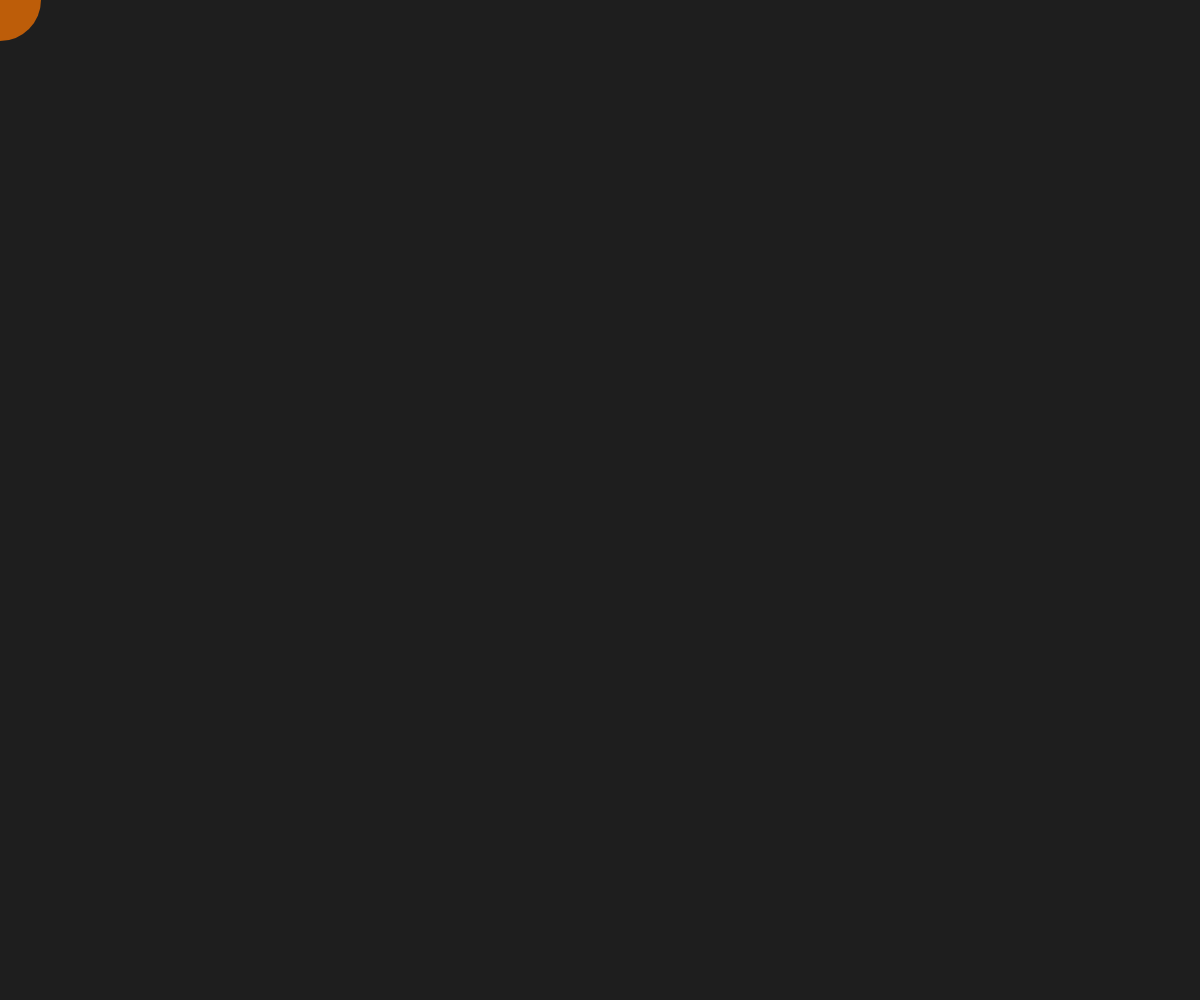
Frame 1 (no input)
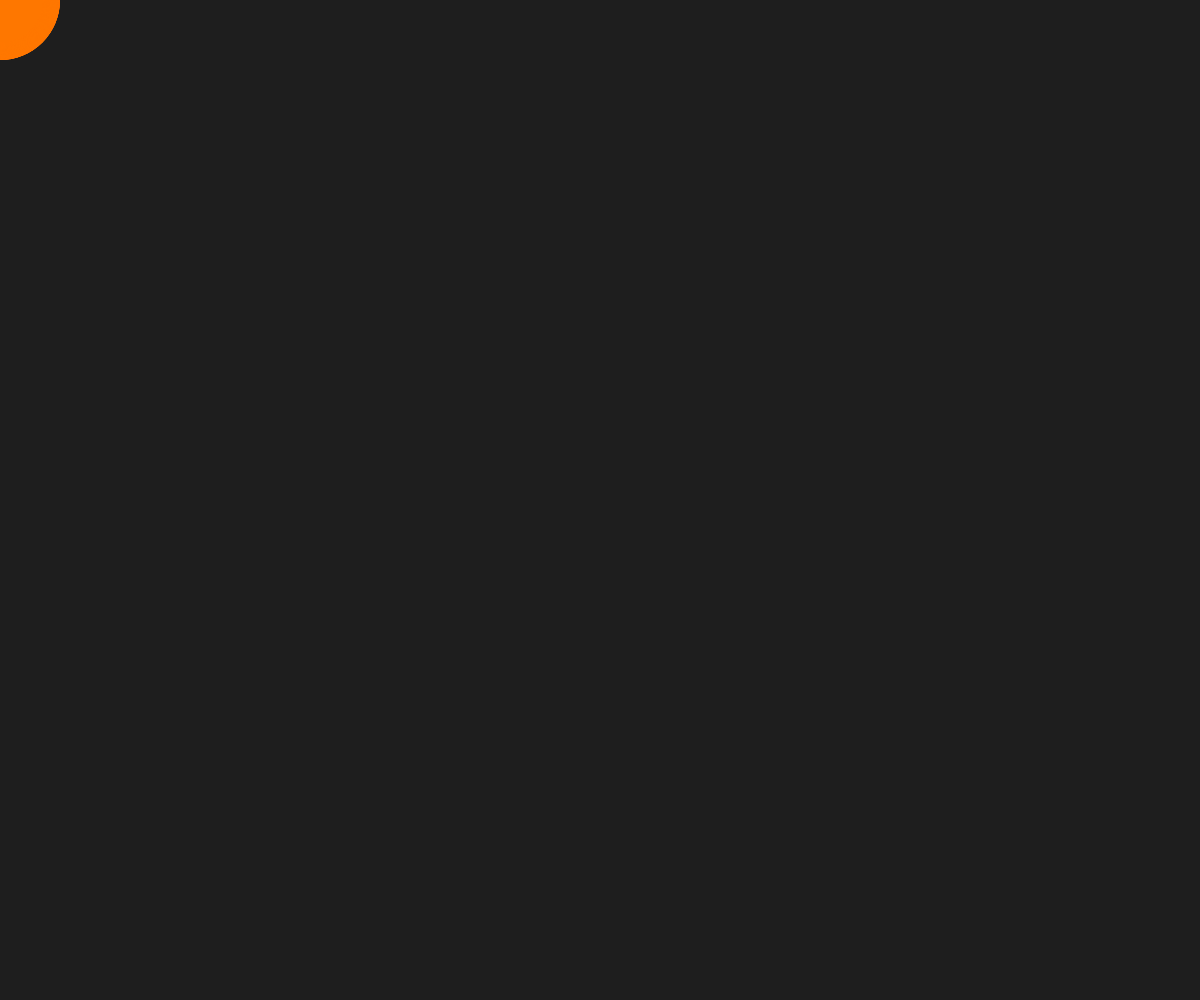
Frame 60 (no input)
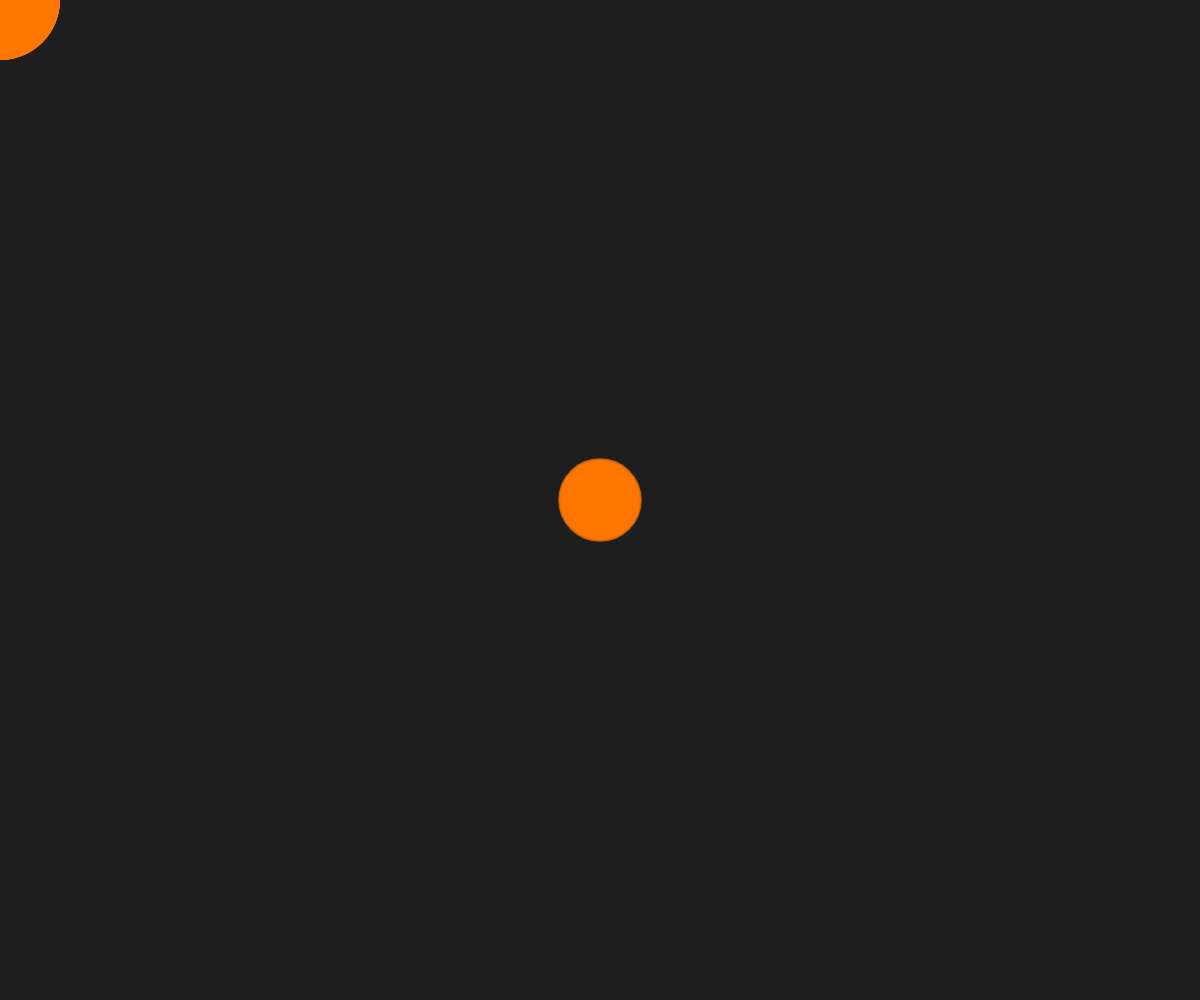
Frame 120 (the mouse pressed at the canvas centre since frame 60)

The p5.js sketch that drew these frames (run headless with seeded random() and noise() and a simulated clock; from frame 60 on, the mouse is pressed at the canvas centre):

// p5.js sketch
// ── sketch.js
function setup() {
  createCanvas(windowWidth, windowHeight);
  background(30);
  noStroke();
}

function draw() {
  fill(255, 120, 0, 180);
  const x = mouseX;
  const y = mouseY;
  const size = 80 + 40 * sin(frameCount * 0.05);
  ellipse(x, y, size, size);
}

function windowResized() {
  resizeCanvas(windowWidth, windowHeight);
}

// ── style.css
body {
  margin: 0;
  font-family: Arial, sans-serif;
  background: #111;
  color: #eee;
  min-height: 100vh;
}

main {
  position: absolute;
  top: 16px;
  left: 16px;
  z-index: 10;
  background: rgba(0, 0, 0, 0.55);
  padding: 12px 16px;
  border-radius: 8px;
  box-shadow: 0 0 20px rgba(0, 0, 0, 0.25);
}

h1 {
  margin: 0 0 8px;
  font-size: 1.3rem;
}

p {
  margin: 0;
  font-size: 1rem;
}
